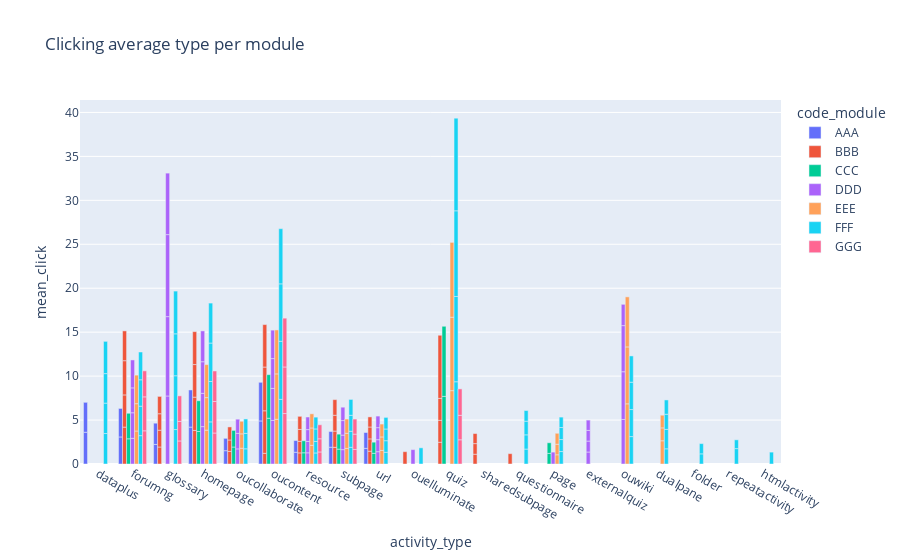

The notebook cell saved with this chart:
### Code cell
#Q2
fig=px.bar(mean_click_per_activity_module, x="activity_type", y="mean_click",color='code_module',barmode='group',title='Clicking average type per module')
#fig.update_traces(texttemplate='%{text:.2s}', textposition='outside')
fig.update_layout(uniformtext_minsize=8, uniformtext_mode='hide')
fig.show()

### Figure 1 — Plotly figure (JSON) as saved in the notebook; plotly's stock layout.template omitted (floating-point values rounded to 4 significant figures)
{"data": [{"alignmentgroup": "True", "hovertemplate": "code_module=AAA<br>activity_type=%{x}<br>mean_click=%{y}<extra></extra>", "legendgroup": "AAA", "marker": {"color": "#636efa", "pattern": {"shape": ""}}, "name": "AAA", "offsetgroup": "AAA", "orientation": "v", "showlegend": true, "textposition": "auto", "type": "bar", "x": ["dataplus", "forumng", "glossary", "homepage", "oucollaborate", "oucontent", "resource", "subpage", "url", "dataplus", "forumng", "glossary", "homepage", "oucollaborate", "oucontent", "resource", "subpage", "url"], "xaxis": "x", "y": [3.614, 3.077, 2.224, 4.198, 1.516, 4.898, 1.338, 1.91, 1.783, 3.403, 3.245, 2.419, 4.226, 1.404, 4.397, 1.329, 1.783, 1.799], "yaxis": "y"}, {"alignmentgroup": "True", "hovertemplate": "code_module=BBB<br>activity_type=%{x}<br>mean_click=%{y}<extra></extra>", "legendgroup": "BBB", "marker": {"color": "#EF553B", "pattern": {"shape": ""}}, "name": "BBB", "offsetgroup": "BBB", "orientation": "v", "showlegend": true, "textposition": "auto", "type": "bar", "x": ["forumng", "glossary", "homepage", "oucontent", "ouelluminate", "quiz", "resource", "sharedsubpage", "subpage", "url", "forumng", "glossary", "homepage", "oucollaborate", "oucontent", "quiz", "resource", "sharedsubpage", "subpage", "url", "forumng", "glossary", "homepage", "oucollaborate", "oucontent", "quiz", "resource", "sharedsubpage", "subpage", "url", "forumng", "glossary", "homepage", "oucollaborate", "oucontent", "questionnaire", "quiz", "resource", "subpage", "url"], "xaxis": "x", "y": [4.199, 1.933, 3.82, 1.218, 1.402, 2.474, 1.263, 1.113, 1.898, 1.457, 3.662, 1.912, 3.786, 1.434, 4.839, 2.497, 1.317, 1.208, 1.848, 1.399, 3.893, 1.874, 3.709, 1.299, 4.974, 2.496, 1.353, 1.143, 1.8, 1.352, 3.392, 1.972, 3.744, 1.485, 4.832, 1.176, 7.182, 1.491, 1.777, 1.151], "yaxis": "y"}, {"alignmentgroup": "True", "hovertemplate": "code_module=CCC<br>activity_type=%{x}<br>mean_click=%{y}<extra></extra>", "legendgroup": "CCC", "marker": {"color": "#00cc96", "pattern": {"shape": ""}}, "name": "CCC", "offsetgroup": "CCC", "orientation": "v", "showlegend": true, "textposition": "auto", "type": "bar", "x": ["forumng", "homepage", "oucollaborate", "oucontent", "page", "quiz", "resource", "subpage", "url", "forumng", "homepage", "oucollaborate", "oucontent", "page", "quiz", "resource", "subpage", "url"], "xaxis": "x", "y": [2.868, 3.697, 1.932, 5.208, 1.206, 7.695, 1.278, 1.694, 1.217, 2.905, 3.5, 1.889, 4.957, 1.208, 7.974, 1.366, 1.704, 1.266], "yaxis": "y"}, {"alignmentgroup": "True", "hovertemplate": "code_module=DDD<br>activity_type=%{x}<br>mean_click=%{y}<extra></extra>", "legendgroup": "DDD", "marker": {"color": "#ab63fa", "pattern": {"shape": ""}}, "name": "DDD", "offsetgroup": "DDD", "orientation": "v", "showlegend": true, "textposition": "auto", "type": "bar", "x": ["externalquiz", "forumng", "glossary", "homepage", "oucontent", "ouelluminate", "ouwiki", "page", "resource", "subpage", "url", "externalquiz", "forumng", "glossary", "homepage", "oucollaborate", "oucontent", "ouwiki", "resource", "subpage", "url", "externalquiz", "forumng", "glossary", "homepage", "oucollaborate", "oucontent", "ouwiki", "resource", "subpage", "url", "externalquiz", "forumng", "glossary", "homepage", "oucollaborate", "oucontent", "ouwiki", "resource", "subpage", "url"], "xaxis": "x", "y": [1.365, 2.922, 7.738, 4.251, 4.964, 1.637, 5.066, 1.353, 1.273, 1.632, 1.4, 1.244, 2.908, 9.03, 3.79, 1.719, 3.637, 5.431, 1.292, 1.653, 1.366, 1.212, 2.83, 9.331, 3.594, 1.767, 3.394, 5.248, 1.348, 1.653, 1.369, 1.173, 3.178, 6.998, 3.509, 1.613, 3.237, 2.423, 1.435, 1.525, 1.318], "yaxis": "y"}, {"alignmentgroup": "True", "hovertemplate": "code_module=EEE<br>activity_type=%{x}<br>mean_click=%{y}<extra></extra>", "legendgroup": "EEE", "marker": {"color": "#FFA15A", "pattern": {"shape": ""}}, "name": "EEE", "offsetgroup": "EEE", "orientation": "v", "showlegend": true, "textposition": "auto", "type": "bar", "x": ["dualpane", "forumng", "homepage", "oucollaborate", "oucontent", "ouwiki", "page", "quiz", "resource", "subpage", "url", "dualpane", "forumng", "homepage", "oucollaborate", "oucontent", "ouwiki", "page", "quiz", "resource", "subpage", "url", "dualpane", "forumng", "homepage", "oucollaborate", "oucontent", "ouwiki", "page", "quiz", "resource", "subpage", "url"], "xaxis": "x", "y": [2.643, 3.756, 3.851, 1.796, 5.089, 6.847, 1.049, 8.345, 2.127, 1.779, 1.542, 1.465, 3.107, 3.7, 1.632, 5.164, 6.474, 1.202, 8.357, 1.972, 1.717, 1.537, 1.444, 3.25, 3.755, 1.431, 5.001, 5.693, 1.244, 8.513, 1.611, 1.62, 1.467], "yaxis": "y"}, {"alignmentgroup": "True", "hovertemplate": "code_module=FFF<br>activity_type=%{x}<br>mean_click=%{y}<extra></extra>", "legendgroup": "FFF", "marker": {"color": "#19d3f3", "pattern": {"shape": ""}}, "name": "FFF", "offsetgroup": "FFF", "orientation": "v", "showlegend": true, "textposition": "auto", "type": "bar", "x": ["dataplus", "dualpane", "forumng", "glossary", "homepage", "oucontent", "ouelluminate", "ouwiki", "page", "questionnaire", "quiz", "resource", "subpage", "url", "dataplus", "dualpane", "folder", "forumng", "glossary", "homepage", "oucollaborate", "oucontent", "ouwiki", "page", "questionnaire", "quiz", "repeatactivity", "resource", "subpage", "url", "dataplus", "dualpane", "folder", "forumng", "glossary", "homepage", "oucollaborate", "oucontent", "ouwiki", "page", "questionnaire", "quiz", "resource", "subpage", "url", "dataplus", "dualpane", "forumng", "glossary", "homepage", "htmlactivity", "oucollaborate", "oucontent", "ouwiki", "page", "questionnaire", "quiz", "repeatactivity", "resource", "subpage", "url"], "xaxis": "x", "y": [3.468, 1.728, 3.227, 3.921, 4.792, 7.356, 1.841, 3.12, 1.418, 1.698, 9.36, 1.259, 1.9, 1.334, 3.46, 2.211, 1.155, 3.353, 6.12, 4.596, 1.729, 6.609, 3.077, 1.365, 1.621, 9.702, 1.75, 1.308, 1.826, 1.317, 3.357, 1.725, 1.165, 3.001, 4.77, 4.373, 1.76, 6.532, 3.111, 1.367, 1.553, 9.748, 1.422, 1.815, 1.331, 3.667, 1.625, 3.161, 4.863, 4.549, 1.352, 1.637, 6.277, 2.99, 1.186, 1.213, 10.54, 1.0, 1.342, 1.806, 1.32], "yaxis": "y"}, {"alignmentgroup": "True", "hovertemplate": "code_module=GGG<br>activity_type=%{x}<br>mean_click=%{y}<extra></extra>", "legendgroup": "GGG", "marker": {"color": "#FF6692", "pattern": {"shape": ""}}, "name": "GGG", "offsetgroup": "GGG", "orientation": "v", "showlegend": true, "textposition": "auto", "type": "bar", "x": ["forumng", "glossary", "homepage", "oucontent", "quiz", "resource", "subpage", "forumng", "glossary", "homepage", "oucontent", "quiz", "resource", "subpage", "forumng", "glossary", "homepage", "oucontent", "quiz", "resource", "subpage"], "xaxis": "x", "y": [3.776, 2.622, 3.526, 5.741, 2.756, 1.369, 1.657, 3.865, 2.225, 3.586, 5.298, 2.781, 1.5, 1.743, 2.957, 2.906, 3.471, 5.554, 3.008, 1.592, 1.713], "yaxis": "y"}], "layout": {"barmode": "group", "legend": {"title": {"text": "code_module"}, "tracegroupgap": 0}, "title": {"text": "Clicking average type per module"}, "uniformtext": {"minsize": 8, "mode": "hide"}, "xaxis": {"anchor": "y", "domain": [0.0, 1.0], "title": {"text": "activity_type"}}, "yaxis": {"anchor": "x", "domain": [0.0, 1.0], "title": {"text": "mean_click"}}}}
